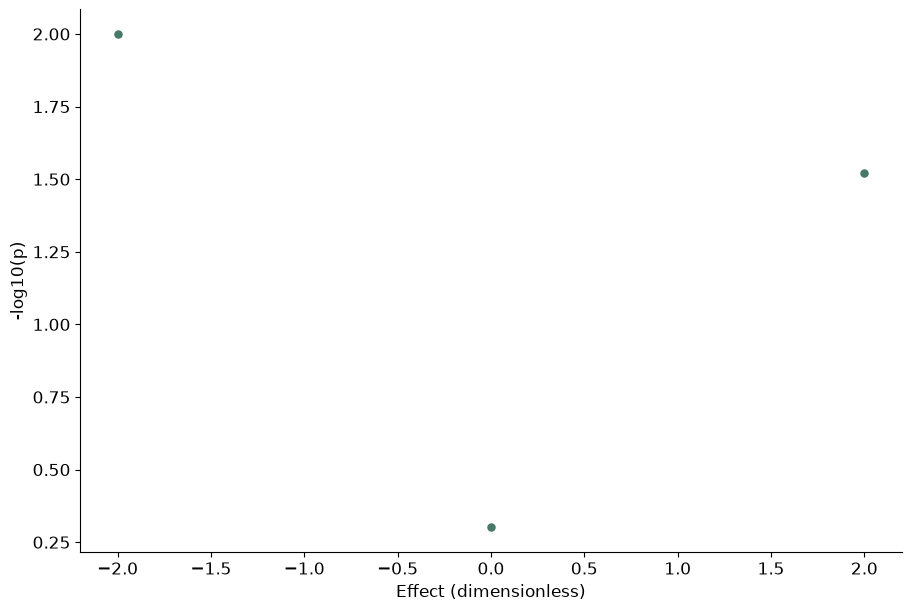

Reproduce this figure in Python.
# Tuyan deterministic figure renderer v1; values are immutable source data.
import json
import math
import numpy as np
import matplotlib
matplotlib.use('Agg')
import matplotlib.pyplot as plt
from matplotlib.patches import Circle
from matplotlib.colors import ListedColormap, BoundaryNorm
d = json.loads("{\"type\":\"volcano\",\"rows\":[{\"effect\":-2,\"p\":0.01},{\"effect\":0,\"p\":0.5},{\"effect\":2,\"p\":0.03}],\"units\":{\"value\":\"dimensionless\",\"x\":\"dimensionless\",\"y\":\"dimensionless\",\"size\":\"dimensionless\",\"low\":\"dimensionless\",\"high\":\"dimensionless\",\"start\":\"dimensionless\",\"end\":\"dimensionless\",\"effect\":\"dimensionless\",\"p\":\"dimensionless\",\"mean\":\"dimensionless\",\"fpr\":\"dimensionless\",\"tpr\":\"dimensionless\",\"recall\":\"dimensionless\",\"precision\":\"dimensionless\",\"predicted\":\"dimensionless\",\"observed\":\"dimensionless\",\"count\":\"dimensionless\",\"a\":\"dimensionless\",\"b\":\"dimensionless\",\"se\":\"dimensionless\",\"u\":\"dimensionless\",\"v\":\"dimensionless\",\"time\":\"dimensionless\",\"event\":\"dimensionless\"},\"options\":{\"bandwidth\":0.5,\"bins\":5,\"nullValue\":0,\"initialValue\":0,\"levels\":[0.5,1,1.5]},\"analysis\":{\"method\":\"pca\",\"description\":\"Synthetic precomputed QA values; not a statistical analysis of research data.\",\"pKind\":\"p\"},\"variants\":[],\"pixels\":1024,\"plotStyle\":{\"width\":9,\"height\":6,\"fontSize\":12}}")
r, kind, opt = d['rows'], d['type'], d['options']
plt.rcParams.update({'font.size':d['plotStyle']['fontSize']})
fig, ax = plt.subplots(figsize=(d['plotStyle']['width'], d['plotStyle']['height']), layout='constrained')
fig.set_facecolor('white')
fig._tuyan_target_pixels = d['pixels']
colors = ['#487968','#c58b53','#647da6','#a77592','#a5a659']
labels = [str(row.get('label',i+1)) for i,row in enumerate(r)]
unit = d['units']
def col(name):
    return np.array([row[name] for row in r], dtype=float)
def grouped():
    names = list(dict.fromkeys([str(row.get('group','Data')) for row in r]))
    return names, [np.array([row['value'] for row in r if str(row.get('group','Data')) == name], dtype=float) for name in names]
def density(values):
    # User-specified positive bandwidth; no concealed automatic inference.
    bw=float(opt['bandwidth'])
    grid=np.linspace(float(min(values))-3*bw,float(max(values))+3*bw,256)
    z=(grid[:,None]-values[None,:])/bw
    return grid,np.exp(-0.5*z*z).mean(axis=1)/(bw*math.sqrt(2*math.pi))
if kind in ['bar','dotplot','lollipop','forest']:
    y=np.arange(len(r)); values=col('value')
    if kind=='bar':
        bars=ax.barh(y,values,color=colors[0]); assert np.allclose([b.get_width() for b in bars],values)
    elif kind=='lollipop':
        ax.hlines(y,0,values,color=colors[0]); ax.scatter(values,y,color=colors[0])
    elif kind=='forest':
        ax.errorbar(values,y,xerr=np.vstack([values-col('low'),col('high')-values]),fmt='o',color=colors[0],capsize=3)
        ax.axvline(float(opt['nullValue']),color='#969e96',linestyle='--')
    else: ax.scatter(values,y,color=colors[0])
    ax.set_yticks(y,labels);ax.invert_yaxis();ax.set_xlabel(unit['value'])
elif kind in ['dumbbell','gantt']:
    y=np.arange(len(r));start,end=col('start'),col('end')
    if kind=='gantt': ax.barh(y,end-start,left=start,color=colors[0])
    else:
        ax.hlines(y,start,end,color='#9da99e');ax.scatter(start,y,label=opt.get('startLabel','Start'),color=colors[0]);ax.scatter(end,y,label=opt.get('endLabel','End'),color=colors[1]);ax.legend()
    ax.set_yticks(y,labels);ax.invert_yaxis();ax.set_xlabel(unit['start'])
elif kind=='waterfall':
    values=col('value');start=float(opt['initialValue'])+np.r_[0,np.cumsum(values)[:-1]]
    ax.bar(np.arange(len(r)),values,bottom=start,color=[colors[0] if v>=0 else colors[1] for v in values]);ax.set_xticks(np.arange(len(r)),labels,rotation=30);ax.set_ylabel(unit['value']);ax.axhline(0,color='#adb3a9')
elif kind=='histogram':
    values=col('value');counts,edges=np.histogram(values,bins=opt['bins'])
    assert int(counts.sum())==len(values)
    artists=ax.bar(edges[:-1],counts,width=np.diff(edges),align='edge',color=colors[0],edgecolor='white')
    assert np.allclose([p.get_height() for p in artists],counts)
    ax.set_xlabel(unit['value']);ax.set_ylabel('Count')
elif kind=='stripplot':
    names,groups=grouped()
    for i,values in enumerate(groups):ax.scatter(np.full(len(values),i),values,color=colors[i%len(colors)],s=22,alpha=.7)
    ax.set_xticks(np.arange(len(names)),names);ax.set_ylabel(unit['value'])
elif kind in ['boxplot','violin','raincloud','density','ridgeline']:
    names,groups=grouped()
    if kind=='boxplot': ax.boxplot(groups,whis=1.5,showfliers=True);ax.set_xticks(np.arange(len(names))+1,names);ax.set_ylabel(unit['value'])
    elif kind=='violin':
        # bw_method is explicit to avoid a hidden bandwidth choice.
        ax.violinplot(groups,showmeans=False,showmedians=True,bw_method=float(opt['bandwidth']));ax.set_xticks(np.arange(len(names))+1,names);ax.set_ylabel(unit['value'])
    else:
        for i,values in enumerate(groups):
            grid,pdf=density(values); color=colors[i%len(colors)]
            if kind=='density': ax.plot(grid,pdf,color=color,label=names[i])
            else:
                base=float(i);scale=0.65/max(pdf) if max(pdf)>0 else 1
                ax.fill_between(grid,base,base+pdf*scale,color=color,alpha=0.45)
                if kind=='raincloud':
                    ax.scatter(values,np.full(len(values),base-0.15),color=color,s=15)
                    ax.boxplot([values],positions=[base-0.35],vert=False,widths=.15,whis=1.5,manage_ticks=False)
        ax.set_xlabel(unit['value'])
        if kind=='density':ax.set_ylabel('Density');ax.legend()
        else:ax.set_yticks(np.arange(len(names)),names)
elif kind=='ecdf':
    values=np.sort(col('value')); p=np.arange(1,len(values)+1)/len(values)
    line=ax.step(values,p,where='post',color=colors[0])[0];assert np.allclose(line.get_ydata(),p)
    ax.set_xlabel(unit['value']);ax.set_ylabel('Cumulative proportion');ax.set_ylim(0,1)
elif kind in ['line','area','scatter','bubble','ordination','ma_plot','volcano','roc','pr_curve','calibration','bland_altman','funnel_meta']:
    xname,yname='x','y'
    if kind=='ma_plot':xname,yname='mean','effect'
    if kind=='roc':xname,yname='fpr','tpr'
    if kind=='pr_curve':xname,yname='recall','precision'
    if kind=='calibration':xname,yname='predicted','observed'
    if kind=='funnel_meta':xname,yname='effect','se'
    if kind=='volcano':x=col('effect');y=-np.log10(col('p'));xlabel='Effect ('+unit['effect']+')';ylabel='-log10('+d['analysis']['pKind']+')'
    elif kind=='bland_altman':
        a,b=col('a'),col('b');x=(a+b)/2;y=a-b;bias=np.mean(y);sd=np.std(y,ddof=1)
        for line,label in [(bias,'Mean difference'),(bias-1.96*sd,'Lower agreement limit'),(bias+1.96*sd,'Upper agreement limit')]:ax.axhline(line,color='#9a9f96',linestyle='--',label=label)
        ax.legend(fontsize=8);xlabel='Mean ('+unit['a']+')';ylabel='A - B ('+unit['a']+')'
    else:x,y=col(xname),col(yname);xlabel=xname+' ('+unit[xname]+')';ylabel=yname+' ('+unit[yname]+')'
    if kind in ['line','area','roc','pr_curve','calibration']:
        order=np.lexsort((y,x)) if kind=='roc' else np.argsort(x,kind='stable');x,y=x[order],y[order]
        artist=ax.plot(x,y,color=colors[0],marker='o',markersize=3)[0];assert np.allclose(artist.get_ydata(),y)
        if kind=='area':ax.fill_between(x,0,y,color=colors[0],alpha=.25)
    else:
        artist=ax.scatter(x,y,s=col('size')*float(opt.get('areaScale',20)) if kind=='bubble' else 26,color=colors[0]);assert np.allclose(artist.get_offsets(),np.column_stack([x,y]))
    ax.set_xlabel(xlabel);ax.set_ylabel(ylabel)
    if kind=='bubble':
        handles,legend_labels=artist.legend_elements(prop='sizes',num=3,func=lambda size:size/float(opt.get('areaScale',20)))
        ax.legend(handles,legend_labels,title='Area ('+unit['size']+')',fontsize=8)
    if kind in ['roc','calibration']:ax.plot([0,1],[0,1],linestyle='--',color='#adb3a9');ax.set_xlim(0,1);ax.set_ylim(0,1)
    if kind=='pr_curve':ax.set_xlim(0,1);ax.set_ylim(0,1)
    if kind=='funnel_meta':ax.invert_yaxis()
    if kind=='ordination':ax.text(.01,1.02,d['analysis']['method'].upper(),transform=ax.transAxes,fontsize=10)
elif kind in ['heatmap','adjacency_matrix','correlation_matrix','confusion_matrix','bubble_matrix','binary_matrix']:
    names_y=list(dict.fromkeys([str(row['row']) for row in r]));names_x=list(dict.fromkeys([str(row['column']) for row in r]))
    matrix=np.full((len(names_y),len(names_x)),np.nan)
    for row in r:matrix[names_y.index(str(row['row'])),names_x.index(str(row['column']))]=row['value']
    if kind=='bubble_matrix':
        for row in r:ax.scatter(names_x.index(str(row['column'])),names_y.index(str(row['row'])),s=row['value']*float(opt.get('areaScale',25)),color=colors[0])
        ax.invert_yaxis()
    elif kind=='binary_matrix':
        cmap=ListedColormap(['#f1f3ed','#487968']);cmap.set_bad('#b7b9b2')
        img=ax.pcolormesh(np.arange(len(names_x)+1)-.5,np.arange(len(names_y)+1)-.5,matrix,cmap=cmap,norm=BoundaryNorm([-.5,.5,1.5],2),shading='flat');ax.invert_yaxis();fig.colorbar(img,ax=ax,ticks=[0,1],label='0 absent / 1 present; grey missing')
        assert np.allclose(img.get_array(),matrix,equal_nan=True)
    else:
        img=ax.pcolormesh(np.arange(len(names_x)+1)-.5,np.arange(len(names_y)+1)-.5,matrix,cmap='RdBu_r' if kind=='correlation_matrix' else 'viridis',vmin=-1 if kind=='correlation_matrix' else None,vmax=1 if kind=='correlation_matrix' else None,shading='flat');ax.invert_yaxis();fig.colorbar(img,ax=ax,label=unit['value'])
        assert np.allclose(img.get_array(),matrix,equal_nan=True)
    ax.set_xticks(np.arange(len(names_x)),names_x,rotation=40,ha='right');ax.set_yticks(np.arange(len(names_y)),names_y)
    if kind=='confusion_matrix':ax.set_xlabel('Predicted class');ax.set_ylabel('True class')
elif kind=='pie':
    values=col('value');wedges,_=ax.pie(values,labels=labels,colors=colors,normalize=True)
    assert np.allclose([(w.theta2-w.theta1)/360 for w in wedges],values/sum(values),atol=1e-6)
elif kind=='rose':
    fig.delaxes(ax);ax=fig.add_subplot(111,projection='polar');values=col('value');theta=np.arange(len(r))*2*np.pi/len(r)
    ax.bar(theta,np.sqrt(values),width=2*np.pi/len(r),color=colors[0],edgecolor='white');ax.set_xticks(theta,labels);ax.set_ylabel('Radius = sqrt(value)')
elif kind in ['gene_track','protein_domain']:
    start,end=col('start'),col('end');ax.barh(np.arange(len(r)),end-start,left=start,color=colors[0]);ax.set_yticks(np.arange(len(r)),labels);ax.set_xlabel(unit['start']);ax.invert_yaxis()
elif kind=='vector_field':
    artist=ax.quiver(col('x'),col('y'),col('u'),col('v'),angles='xy',scale_units='xy',scale=1,color=colors[0]);ax.set_xlabel(unit['x']);ax.set_ylabel(unit['y']);ax.set_aspect('equal')
elif kind=='contour':
    xs=np.unique(col('x'));ys=np.unique(col('y'));z=np.full((len(ys),len(xs)),np.nan)
    for row in r:z[list(ys).index(row['y']),list(xs).index(row['x'])]=row['value']
    cs=ax.contour(xs,ys,z,levels=opt['levels'])
    for label in ax.clabel(cs,inline=False,fontsize=8):label.set_bbox({'facecolor':'white','edgecolor':'none','pad':1})
    ax.set_xlabel(unit['x']);ax.set_ylabel(unit['y'])
elif kind=='kaplan_meier':
    names=list(dict.fromkeys([str(row.get('group','Data')) for row in r]))
    for i,name in enumerate(names):
        data=[row for row in r if str(row.get('group','Data'))==name];times=sorted(set(row['time'] for row in data));xs=[0.];ys=[1.];s=1.
        for t in times:
            risk=sum(row['time']>=t for row in data);events=sum(row['time']==t and row['event']==1 for row in data)
            s=s*(1-events/risk);xs.append(t);ys.append(s)
            cens=sum(row['time']==t and row['event']==0 for row in data)
            if cens:ax.plot(t,s,marker='+',color=colors[i%len(colors)])
        ax.step(xs,ys,where='post',label=name,color=colors[i%len(colors)])
    ax.set_ylim(0,1.03);ax.set_ylabel('Survival probability (no CI estimated)');ax.set_xlabel(unit['time']);ax.legend()
elif kind in ['venn','upset']:
    names=[row['set'] for row in r];sets=[set(row['members']) for row in r];members=set().union(*sets);counts={}
    for item in members:
        mask=tuple(item in s for s in sets);counts[mask]=counts.get(mask,0)+1
    if kind=='venn':
        for x,color,name in [(0.4,colors[0],names[0]),(.65,colors[1],names[1])]:ax.add_patch(Circle((x,.5),.23,facecolor=color,alpha=.25));ax.text(x,.78,name,ha='center')
        for x,key in [(.29,(True,False)),(.525,(True,True)),(.76,(False,True))]:ax.text(x,.5,str(counts.get(key,0)),ha='center')
        ax.set_xlim(0,1.05);ax.set_ylim(0,1);ax.set_aspect('equal');ax.axis('off');ax.text(.5,.1,'Areas are schematic; labels show exact counts',ha='center',fontsize=8)
    else:
        masks=sorted(counts,key=lambda m:(-counts[m],m));ax.bar(np.arange(len(masks)),[counts[m] for m in masks],color=colors[0]);ax.set_xticks(np.arange(len(masks)),[' & '.join(names[i] for i,v in enumerate(m) if v) for m in masks],rotation=35,ha='right');ax.set_ylabel('Exclusive intersection size')
        # Membership matrix below bars is necessary to distinguish UpSet from a bar chart.
        matrix_ax=ax.inset_axes([0,-.48,1,.27]);matrix_ax.set_xlim(-.5,len(masks)-.5)
        for j,m in enumerate(masks):
            ys=[i for i,v in enumerate(m) if v];matrix_ax.plot([j]*len(ys),ys,color=colors[0]);matrix_ax.scatter([j]*len(names),np.arange(len(names)),color=[colors[0] if v else '#dde1d8' for v in m])
        matrix_ax.set_yticks(np.arange(len(names)),names);matrix_ax.set_xticks([]);matrix_ax.invert_yaxis()

checks={}
computed={}
def audit(name,actual,expected,atol=1e-8):
    a=np.asarray(actual,dtype=float);e=np.asarray(expected,dtype=float)
    assert a.shape==e.shape and np.allclose(a,e,rtol=1e-7,atol=atol,equal_nan=True), 'Numeric artist mismatch: '+name
    mask=np.isfinite(a)&np.isfinite(e)
    error=float(np.max(np.abs(a[mask]-e[mask]))) if np.any(mask) else 0.
    checks[name]={'count':int(a.size),'absoluteError':error,'passed':True}
if kind=='bar':audit('bar_widths',[p.get_width() for p in ax.patches],col('value'))
elif kind in ['dotplot','lollipop']:audit('point_values',ax.collections[-1].get_offsets()[:,0],col('value'))
elif kind=='forest':
    audit('point_estimates',ax.lines[0].get_xdata(),col('value'))
    audit('intervals',np.array(ax.collections[0].get_segments())[:,:,0],np.column_stack([col('low'),col('high')]))
elif kind=='dumbbell':
    audit('start_points',ax.collections[1].get_offsets()[:,0],col('start'));audit('end_points',ax.collections[2].get_offsets()[:,0],col('end'))
elif kind=='gantt':
    audit('interval_start',[p.get_x() for p in ax.patches],col('start'));audit('interval_width',[p.get_width() for p in ax.patches],col('end')-col('start'))
elif kind=='waterfall':
    audit('increments',[p.get_height() for p in ax.patches],col('value'));audit('cumulative_baselines',[p.get_y() for p in ax.patches],float(opt['initialValue'])+np.r_[0,np.cumsum(col('value'))[:-1]])
    computed['cumulativeValues']=(float(opt['initialValue'])+np.cumsum(col('value'))).tolist()
elif kind=='histogram':
    audit('bin_heights',[p.get_height() for p in ax.patches],counts);audit('total_count',[sum(p.get_height() for p in ax.patches)],[len(r)]);computed['binEdges']=edges.tolist();computed['binCounts']=counts.tolist()
elif kind=='stripplot':
    for i,values in enumerate(groups):audit('observations_'+str(i),ax.collections[i].get_offsets()[:,1],values)
elif kind=='boxplot':
    for i,values in enumerate(groups):audit('median_'+str(i),ax.lines[i*7+5].get_ydata(),[np.median(values)]*2)
elif kind=='violin':
    medians=ax.collections[-1].get_segments();audit('medians',[x[0,1] for x in medians],[np.median(v) for v in groups])
elif kind in ['density','ridgeline','raincloud']:
    computed['bandwidth']=float(opt['bandwidth']);computed['groupSizes']=[len(v) for v in groups]
    for i,values in enumerate(groups):
        grid,pdf=density(values)
        if kind=='density':audit('density_'+str(i),ax.lines[i].get_ydata(),pdf)
        else:
            top=np.column_stack([grid,i+pdf*(.65/max(pdf))]);bottom=np.column_stack([grid,np.full(len(grid),i)])
            expected=np.vstack([top[0],bottom,top[-1],top[::-1],top[0]])
            audit('density_polygon_'+str(i),ax.collections[i*(2 if kind=='raincloud' else 1)].get_paths()[0].vertices,expected)
        if kind=='raincloud':audit('observations_'+str(i),ax.collections[i*2+1].get_offsets()[:,0],values)
elif kind=='ecdf':
    audit('ecdf_sorted_values',ax.lines[0].get_xdata(),np.sort(col('value')));audit('ecdf_probability',ax.lines[0].get_ydata(),np.arange(1,len(r)+1)/len(r))
elif kind in ['line','area','roc','pr_curve','calibration']:audit('plotted_xy',np.column_stack([artist.get_xdata(),artist.get_ydata()]),np.column_stack([x,y]))
elif kind in ['scatter','bubble','ordination','ma_plot','volcano','bland_altman','funnel_meta']:
    audit('point_coordinates',artist.get_offsets(),np.column_stack([x,y]))
    if kind=='bubble':audit('marker_area',artist.get_sizes(),col('size')*float(opt.get('areaScale',20)))
    if kind=='volcano':computed['negativeLog10P']=y.tolist()
    if kind=='bland_altman':
        audit('agreement_limits',[ln.get_ydata()[0] for ln in ax.lines[:3]],[bias,bias-1.96*sd,bias+1.96*sd]);computed.update({'meanDifference':float(bias),'sampleSdDifference':float(sd),'limits':[float(bias-1.96*sd),float(bias+1.96*sd)]})
elif kind in ['heatmap','adjacency_matrix','correlation_matrix','confusion_matrix','binary_matrix']:audit('matrix_cells',img.get_array(),matrix);computed['missingCells']=int(np.isnan(matrix).sum())
elif kind=='bubble_matrix':audit('marker_areas',[c.get_sizes()[0] for c in ax.collections],col('value')*float(opt.get('areaScale',25)))
elif kind=='pie':audit('angular_proportions',[(w.theta2-w.theta1)/360 for w in wedges],col('value')/sum(col('value')),1e-6)
elif kind=='rose':audit('area_proportions',[p.get_height()**2 for p in ax.patches],col('value'))
elif kind=='vector_field':audit('vectors',np.column_stack([artist.U,artist.V]),np.column_stack([col('u'),col('v')]))
elif kind=='contour':
    audit('contour_levels',cs.levels,opt['levels'])
    for level,path in zip(cs.levels,cs.get_paths()):
        points=path.vertices
        if len(points)==0:continue
        assert np.all(points[:,0]>=xs[0]) and np.all(points[:,0]<=xs[-1]) and np.all(points[:,1]>=ys[0]) and np.all(points[:,1]<=ys[-1]), 'Contour outside data grid'
        ix=np.clip(np.searchsorted(xs,points[:,0],side='right')-1,0,len(xs)-2);iy=np.clip(np.searchsorted(ys,points[:,1],side='right')-1,0,len(ys)-2)
        tx=(points[:,0]-xs[ix])/(xs[ix+1]-xs[ix]);ty=(points[:,1]-ys[iy])/(ys[iy+1]-ys[iy])
        interpolated=(1-tx)*(1-ty)*z[iy,ix]+tx*(1-ty)*z[iy,ix+1]+(1-tx)*ty*z[iy+1,ix]+tx*ty*z[iy+1,ix+1]
        audit('contour_vertices_'+str(float(level)),interpolated,np.full(len(points),level))
    computed['gridShape']=list(z.shape)
elif kind=='kaplan_meier':
    survival_lines=[ln for ln in ax.lines if ln.get_drawstyle()=='steps-post']
    for i,name in enumerate(names):
        data=[row for row in r if str(row.get('group','Data'))==name];prob=1.;expected=[1.]
        for t in sorted(set(row['time'] for row in data)):
            prob*=1-sum(row['time']==t and row['event']==1 for row in data)/sum(row['time']>=t for row in data);expected.append(prob)
        audit('survival_'+str(i),survival_lines[i].get_ydata(),expected)
        computed[name]={'survival':expected}
elif kind=='venn':audit('intersection_labels',[float(t.get_text()) for t in ax.texts[2:5]],[counts.get((True,False),0),counts.get((True,True),0),counts.get((False,True),0)])
elif kind=='upset':audit('exclusive_intersections',[p.get_height() for p in ax.patches],[counts[m] for m in masks]);audit('union_size',[sum(p.get_height() for p in ax.patches)],[len(members)])
assert checks, 'Missing numeric audit for '+kind
fig._tuyan_validation={'typeId':kind,'checks':checks,'computations':computed,'analysis':d['analysis'],'suppliedFields':list(r[0]),'dataSourcePolicy':'User supplied values; artist checks do not establish source authenticity or study validity.'}

for collection in fig.findobj(matplotlib.collections.Collection):collection.set_rasterized(False)
for spine in ['top','right']:
    if spine in ax.spines: ax.spines[spine].set_visible(False)
